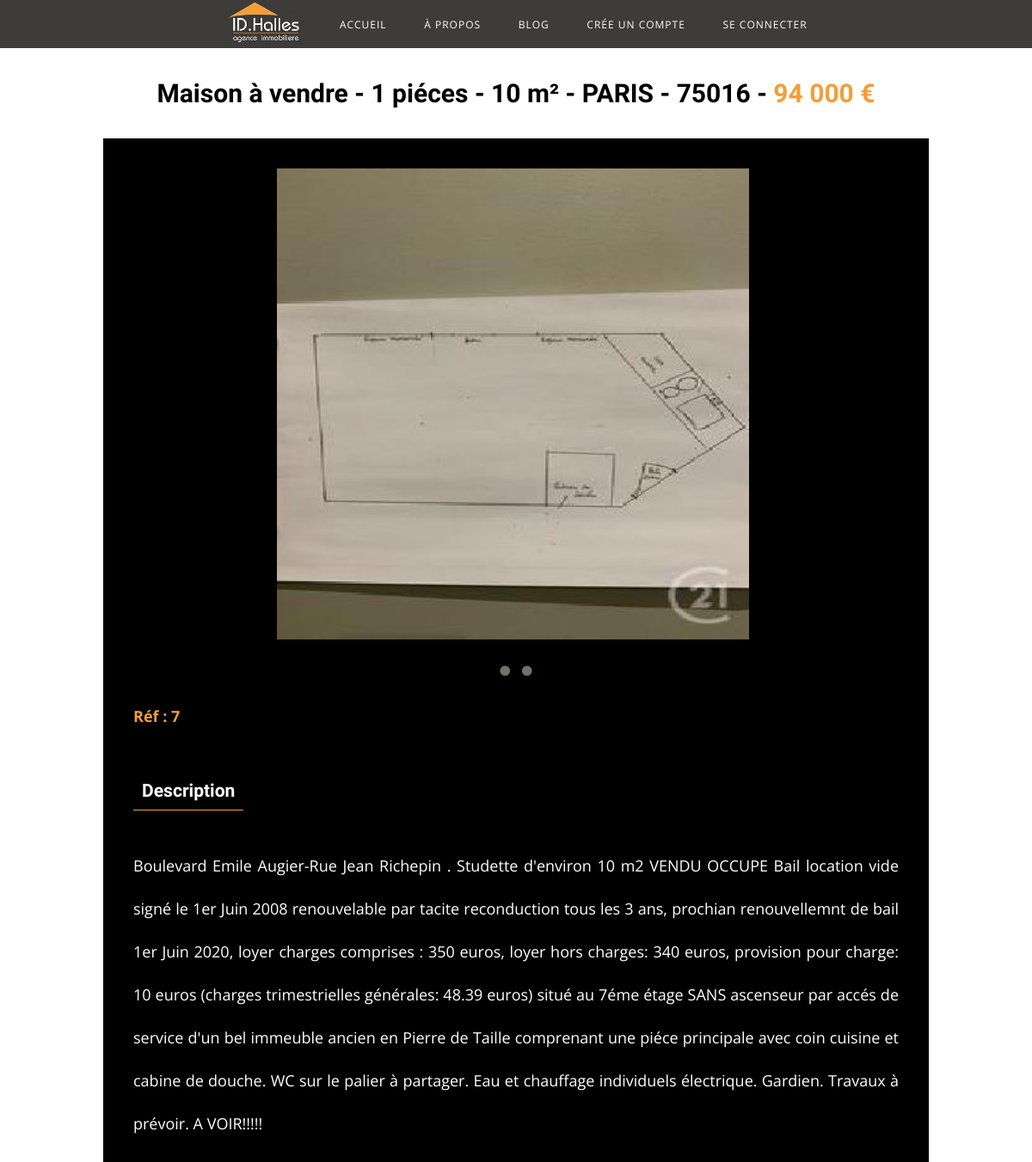
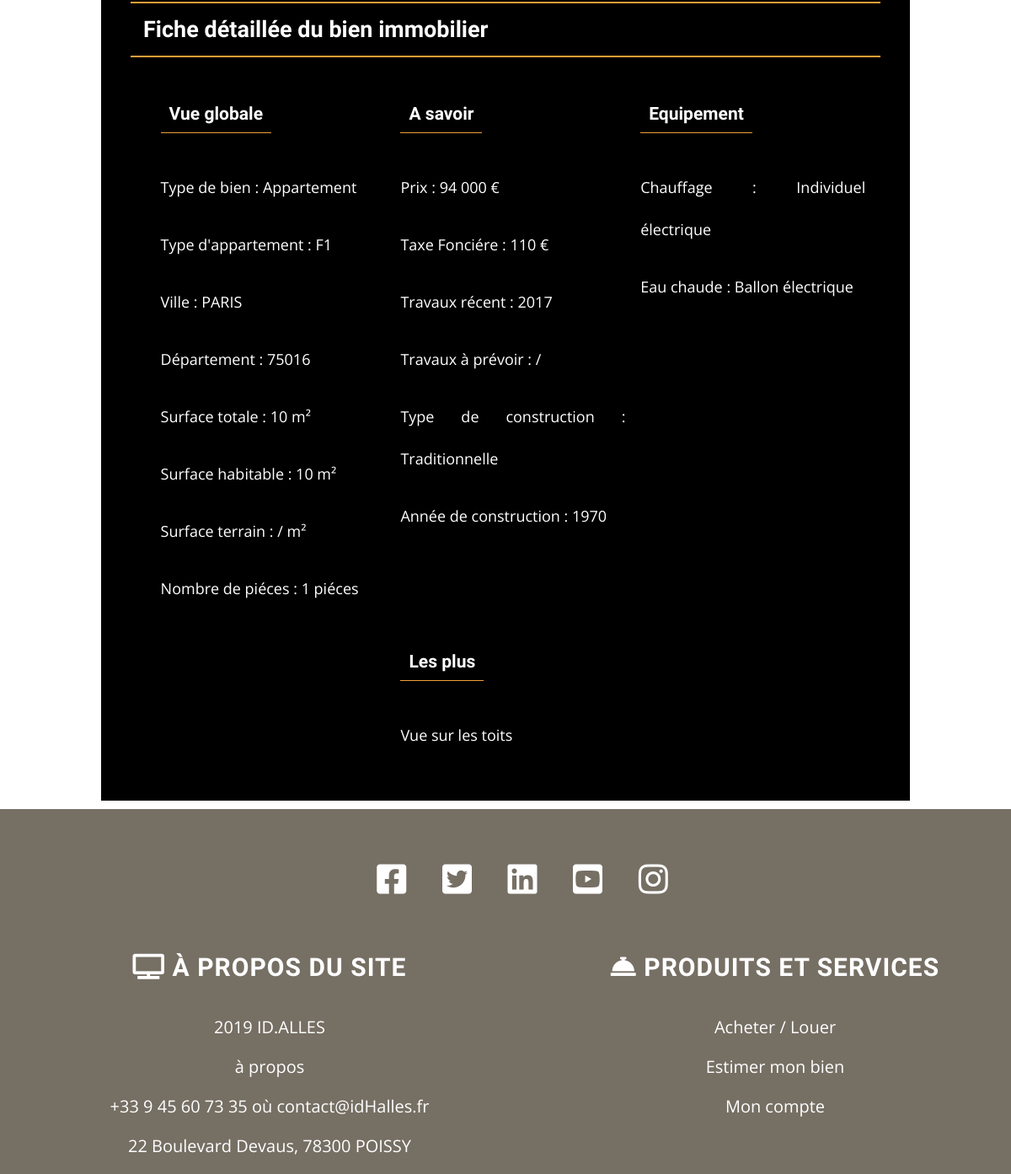
/detailsClassifiedBuy.php?id=7, run on the app's committed database (2 pictures, top to bottom).
### tables this page shows
CREATE TABLE IF NOT EXISTS `acheter` (
  `id` int(11) NOT NULL AUTO_INCREMENT,
  `type` varchar(250) NOT NULL,
  `typeBien` varchar(250) NOT NULL,
  `photo1` varchar(250) NOT NULL,
  `photo2` varchar(250) NOT NULL,
  `photo3` varchar(250) NOT NULL,
  `photo4` varchar(250) NOT NULL,
  `photo5` varchar(250) NOT NULL,
  `photo6` varchar(250) NOT NULL,
  `description` text NOT NULL,
  `ville` varchar(250) NOT NULL,
  `departement` int(11) NOT NULL,
  `prix` varchar(50) NOT NULL,
  `typeConstruction` varchar(250) NOT NULL,
  `anneeConstruction` int(11) NOT NULL,
  `surfaceTotal` int(11) NOT NULL,
  `surfaceHabitable` int(11) NOT NULL,
  `surfaceTerrain` varchar(50) NOT NULL,
  `nombrePiece` int(11) NOT NULL,
  `taxeFonciere` int(11) NOT NULL,
  `travauxRecent` varchar(250) NOT NULL,
  `travauxPrevoir` varchar(250) NOT NULL,
  `equipement` varchar(250) NOT NULL,
  `chauffage` varchar(250) NOT NULL,
  `eauChaude` varchar(250) NOT NULL,
  `plus` varchar(250) NOT NULL,
  PRIMARY KEY (`id`)
);

### detailsClassifiedBuy.php (called while the page is built, shortened)
<?php
 require('application/database.php');
 $id=$_GET['id'];
 $classified=getClassifiedBuy($id);
include 'layout.phtml';

### application/database.php (called while the page is built, shortened)
<?php
function createconnection(){
    $pdo=new PDO('mysql:host=localhost;dbname=projet;charset=utf8','root','');
    $pdo->setAttribute(PDO::ATTR_ERRMODE, PDO::ERRMODE_EXCEPTION);
    return $pdo;
}
function getClassifiedBuy($id){
    $pdo=createconnection();
    $req=$pdo->prepare('SELECT * FROM `acheter` WHERE `id`=?');
    $req->execute(array($id));
    $detailsBuy=$req->fetch(PDO::FETCH_ASSOC);
    return $detailsBuy;
}
?>

### detailsClassifiedBuy.phtml (the view, shortened to what this page needs)
        <h1 class='entete'>Maison à vendre - <?= $classified['nombrePiece']; ?> piéces -
             <?= $classified['surfaceTotal']; ?> m² - <?= $classified['ville']; ?> -
             <?= $classified['departement']; ?> - <span><?= $classified['prix']; ?> €</span></h1>
            <div class='detailsClassified'>
                <section class="picturs">
                    <img class="photo visible vente"src="image/Acheter/<?= $classified['photo1']; ?>" alt=""/>
                </section>
	<section class='infoClassified'>
                    <i id="arriere" class="fas fa-circle"></i>
                    <i id="avance" class="fas fa-circle"></i>
                    <div class='description'>
                            <p class="reference"><span><strong>Réf : <?= $classified['id']; ?></strong></span></p>
                            <h3>Description</h3>
                            <p><?= $classified['description']; ?></p>
                    </div>
                    <h2>Fiche détaillée du bien immobilier</h2>
                    <div class='ficheDetail'>
                        <h3>Vue globale</h3>
                            <p>Type de bien : <?= $classified['type']; ?></p>
                            <p>Type d'appartement : <?= $classified['typeBien']; ?></p>
                            <p>Ville : <?= $classified['ville']; ?></p>
                            <p>Département : <?= $classified['departement']; ?></p>
                            <p>Surface totale : <?= $classified['surfaceTotal']; ?> m²</p>
                            <p>Surface habitable : <?= $classified['surfaceHabitable']; ?> m²</p>
                            <p>Surface terrain : <?= $classified['surfaceTerrain']; ?> m²</p>
                            <p>Nombre de piéces : <?= $classified['nombrePiece']; ?> piéces</p>
                    </div><div class='ficheDetail'>
                        <h3>A savoir</h3>
                            <p>Prix : <?= $classified['prix']; ?> €</p>
                            <p>Taxe Fonciére : <?= $classified['taxeFonciere']; ?> €</p>
                            <p>Travaux récent : <?= $classified['travauxRecent']; ?></p>
                            <p>Travaux à prévoir : <?= $classified['travauxPrevoir']; ?></p>
                            <p>Type de construction : <?= $classified['typeConstruction']; ?></p>
                            <p>Année de construction : <?= $classified['anneeConstruction']; ?></p>
                    </div><div class='ficheDetail'>
                        <h3>Equipement</h3>
                            <p>Chauffage : <?= $classified['chauffage']; ?></p>
                            <p>Eau chaude : <?= $classified['eauChaude']; ?></p>
                    </div><div class='ficheDetail'>
                        <h3>Les plus</h3>
                            <p><?= $classified['plus']; ?></p>
                    </div>
	</section>
</div>

### layout.phtml (shortened to what this page needs)
<!DOCTYPE html>
<html lang="fr">
                <?php
                    include('./head/head.php');
                ?>
<body onload='v()'>
    <header>
        <?php
            include('./header/header.php');
        ?>
    </header>
    <main>
        <?php include $template.'.phtml' ?>
    </main>
    <footer>
            <?php
                include('./footer/footer.php');
             ?>
    </footer>
</body>
</html>

### head/head.php (shortened to what this page needs)
<head>
	<link rel="stylesheet" href="https://use.fontawesome.com/releases/v5.8.2/css/all.css"
>
		<link rel="stylesheet" type="text/css" href="css/style.css">
		<link rel="stylesheet" type="text/css" href="css/footer.css">
		<link rel="stylesheet" type="text/css" href="css/header.css">
		<link rel="stylesheet" type="text/css" href="css/form.css">
		<link rel="stylesheet" type="text/css" href="css/button.css">
</head>

### header/header.php (shortened to what this page needs)
<nav>
        <ul>
            <?php if(isset($userInfo) && $userInfo['admin']==1) : ?>
                <li><a href='index.php?id=<?=intval($userInfo['id_user']); ?>'><img src='image/images.jpg' class='logo'></a></li>
                <li><a href="index.php?id=<?= intval($userInfo['id_user']); ?>">accueil</a></li>
                <li><a href="aPropos.php?id=<?= intval($userInfo['id_user']); ?>">à propos </a></li>
                    <li><a href='infoUserAdmin.php?id=<?= intval($userInfo['id_user']); ?>'>Administration</a>
                        <div class='menu'>
                                    <div class='sousMenu'>
                                        <ul>
                                                <li><a href="addClassifiedLocation.php?id=<?= intval($userInfo['id_user']); ?>">ajouter une annonce de location</a></li>
                                                <li><a href="addClassifiedBuy.php?id=<?= intval($userInfo['id_user']); ?>">ajouter une annonce de vente</a></li>
                                                <li><a href="adminBlog.php?id=<?= intval($userInfo['id_user']); ?>">blog</a></li>
                                        </ul>
                                    </div>
                        </div>
                    </li>
                         <?php if(isset($userInfo)) : ?>
                         <li>
                            <a href='user.php?id=<?= intval($userInfo['id_user']); ?>'><span>Bonjour <?= htmlspecialchars($userInfo['pseudo']); ?></span>
                                <?php if(!empty($userInfo['avatar'])) :?>
                                <img src="image/utilisateur/<?= $userInfo['avatar'] ;?>" class='pictur'>
                                <?php else : ?>
                                    <img src="image/utilisateur/default.jpg" whidth="100px">
                                    <?php endif; ?>
                                    <?php endif; ?>
                            </a>
                                <div class='menu'>
                                    <div class='sousMenu'>
                                        <ul>
                                                <li><a href="detailsProfilUser.php?id=<?= intval($userInfo['id_user']); ?>">mon profil</a></li>
                                                <li><a href="classified.php?id=<?= intval($userInfo['id_user']);?>">annonce</a></li>
                                                <li><a href="loginOut.php">se déconnecter</a></li>
                                        </ul>
                                    </div>
                                  </div>
                        </li>
                 <?php else :?>
                                <li><a href='index.php' class='logo'><img src='image/images.jpg'></a></li>
                                <li><a href="index.php">accueil</a></li>
                                <li><a href="aPropos.php">à propos </a></li>
                                <li><a href="connexion.php">blog </a></li>
                                <li><a href="register.php">crée un compte</a></li>
                                 <li><a href="connexion.php">se connecter</a></li>
                <?php endif; ?>
        </ul>
    </nav>

### footer/footer.php
 <div id='resauxSociaux'>
     <ul>
         <li><i class="fab fa-facebook-square"></i></li>
         <li><i class="fab fa-twitter-square"></i></li>
         <li><i class="fab fa-linkedin"></i></li>
         <li><i class="fab fa-youtube-square"></i></li>
         <li><i class="fab fa-instagram"></i></li>
     </ul>
 </div>
<section id='bottomBar'>
    <article class='infosBar'>
        <ul>
            <h3><i class="fas fa-tv"></i> à propos du site</h3>
            <li><a href="index.php?id=<?php if(isset($userInfo)) {echo $userInfo['id_user'];}?>">2019 ID.ALLES</a></li>
            <li><a href="aPropos.php?id=<?php if(isset($userInfo)) {echo $userInfo['id_user'];}?>">à propos </a></li>
            <li>+33 9 45 60 73 35 où contact@idHalles.fr</li>
            <li>22 Boulevard Devaus, 78300 POISSY</li>
        </ul>
     </article><article class='infosBar'>
        <ul>
            <h3><i class="fas fa-concierge-bell"></i> Produits et services</h3>
            <li><a href="index.php?id=<?php if(isset($userInfo)) {echo $userInfo['id_user'];}?>">Acheter / Louer</a></li>
            <li><a href="index.php?id=<?php if(isset($userInfo)) {echo $userInfo['id_user'];}?>">Estimer mon bien</a></li>
            <li><a href="connexion.php">Mon compte</a></li>
        </ul>
     </article>
 </section>

### css/style.css (style rules this page uses)
* { -o-box-sizing: border-box; -moz-box-sizing: border-box; -webkit-sizing: border-box; -ms-sizing: border-box; -khtml-sizing: border-box; box-sizing: border-box; outline: none; }
html { font-size:62.5%; }
body { text-align: center; margin:0; padding:0; font-family: 'Open Sans', sans-serif; }
p { line-height: 5rem; }
h1,h2,h3 { font-family: 'Amaranth', sans-serif; }
span,.partenaires .fas,strong { color:#f49e39; }
.detailsClassified { width: 80%; background-color:#000; margin:auto; color:#fff; padding:35px; font-size:1.8rem; }
.detailsClassified h2 { text-align: left; padding:15px; border-bottom:2px solid #f49e39; border-top:2px solid #f49e39; }
.infoClassified { margin-top:64%; }
.picturs { position:relative; width: 80%; margin: auto; }
.photo { position: absolute; visibility: hidden; top:60%; width: 77%; right: 12%; }
.visible { visibility: visible; }
#arriere { color:#766F64; font-size: 1.2rem; }
#avance { color:#766F64; margin-left:1%; font-size: 1.2rem; }
.ficheDetail { display: inline-block; width: 30%; vertical-align: top; text-align: justify; margin-left:2%; }
.description { text-align: justify; }
.description h3, .ficheDetail h3 { border-bottom: 1px solid #f49e39; display: inline-block; padding:10px; }
.entete { padding:15px; font-size:3rem; }

### css/footer.css (style rules this page uses)
footer { background-color:#766F64; }
#resauxSociaux ul li { list-style-type: none; display:inline-block; font-size:4rem; padding:20px; color:white; margin-top:3%; }
#bottomBar { display:block; }
.infosBar { display:inline-block; width: 50%; vertical-align: top; }
.infosBar li { color:white; list-style-type: none; font-size:2rem; padding:10px; text-align:center; }
.infosBar li a { text-decoration: none; color:white; }
.infosBar h3 { color:white; font-size:3rem; text-transform: uppercase; letter-spacing: 1px; }

### css/header.css (style rules this page uses)
header { background-color:#3d3c3a; }
header nav img { width: 90px; }
nav ul { list-style-type: none; margin: 0; padding: 0; text-align: left; }
header nav { display: -webkit-box; display: -ms-flexbox; display: flex; -webkit-box-pack: justify; -ms-flex-pack: justify; justify-content: space-around; -webkit-box-align: center; -ms-flex-align: center; align-items: center; text-transform: uppercase; letter-spacing: 1px; }
header a { padding: 20px; color:#fff; font-size:1.2rem; text-decoration: none; }
header nav>ul>li { display:inline-block; vertical-align:middle; position: relative; }

### data on the page
acheter: nombrePiece "1", surfaceTotal "10", ville "PARIS", departement "75016", prix "94 000", photo1 (picture), id "7", description "Boulevard Emile Augier-Rue Jean Richepin . Studette d'environ 10 m2 VENDU OCCUPE Bail location vide signé le 1er Juin 2008 renouvelable par tacite reconduction tous les 3 ans, prochian renouvellemnt de bail 1er Juin 2020, loyer charges comprises : 350 euros, loyer hors charges: 340 euros, provision pour charge: 10 euros (charges trimestrielles générales: 48.39 euros) situé au 7éme étage SANS ascenseur par accés de service d'un bel immeuble ancien en Pierre de Taille comprenant une piéce principale avec coin cuisine et cabine de douche. WC sur le palier à partager. Eau et chauffage individuels électrique. Gardien. Travaux à prévoir. A VOIR!!!!!", type "Appartement", typeBien "F1", surfaceHabitable "10", surfaceTerrain "/", taxeFonciere "110", travauxRecent "2017", travauxPrevoir "/", typeConstruction "Traditionnelle", anneeConstruction "1970", chauffage "Individuel électrique", eauChaude "Ballon électrique", plus "Vue sur les toits"
